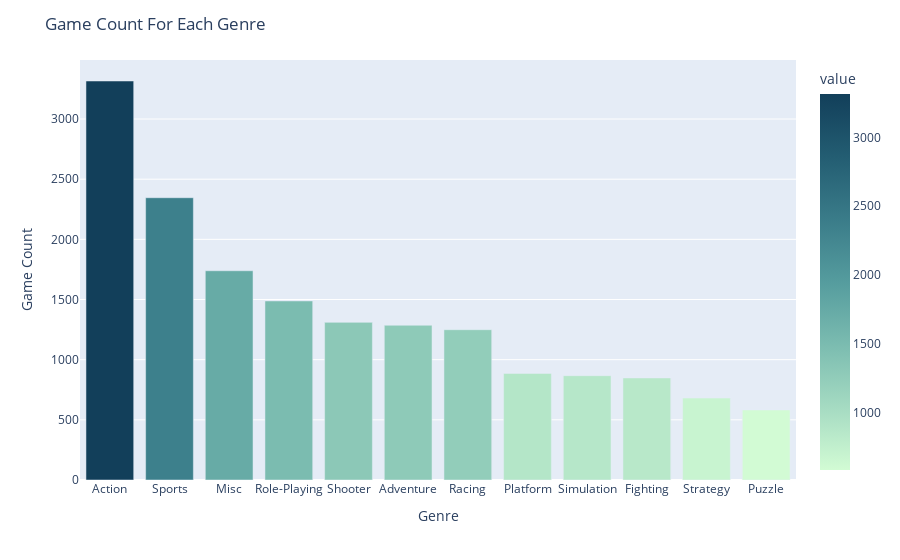

The notebook cell saved with this chart:
### Code cell
#bar graph for genre game count
genre_bar = px.bar(genre_game_count, color = "value", color_continuous_scale="darkmint").update_layout(title ="Game Count For Each Genre",
                                      xaxis_title = "Genre", yaxis_title = "Game Count")
genre_bar

### Figure 1 — Plotly figure (JSON) as saved in the notebook; plotly's stock layout.template omitted (floating-point values rounded to 4 significant figures)
{"data": [{"alignmentgroup": "True", "hovertemplate": "genre=%{x}<br>value=%{marker.color}<extra></extra>", "legendgroup": "", "marker": {"color": [3316, 2346, 1739, 1488, 1310, 1286, 1249, 886, 867, 848, 681, 582], "coloraxis": "coloraxis", "pattern": {"shape": ""}}, "name": "", "offsetgroup": "", "orientation": "v", "showlegend": false, "textposition": "auto", "type": "bar", "x": ["Action", "Sports", "Misc", "Role-Playing", "Shooter", "Adventure", "Racing", "Platform", "Simulation", "Fighting", "Strategy", "Puzzle"], "xaxis": "x", "y": [3316, 2346, 1739, 1488, 1310, 1286, 1249, 886, 867, 848, 681, 582], "yaxis": "y"}], "layout": {"barmode": "relative", "coloraxis": {"colorbar": {"title": {"text": "value"}}, "colorscale": [[0, "rgb(210, 251, 212)"], [0.1667, "rgb(165, 219, 194)"], [0.3333, "rgb(123, 188, 176)"], [0.5, "rgb(85, 156, 158)"], [0.6667, "rgb(58, 124, 137)"], [0.8333, "rgb(35, 93, 114)"], [1, "rgb(18, 63, 90)"]]}, "legend": {"tracegroupgap": 0}, "margin": {"t": 60}, "title": {"text": "Game Count For Each Genre"}, "xaxis": {"anchor": "y", "domain": [0, 1], "title": {"text": "Genre"}}, "yaxis": {"anchor": "x", "domain": [0, 1], "title": {"text": "Game Count"}}}}
